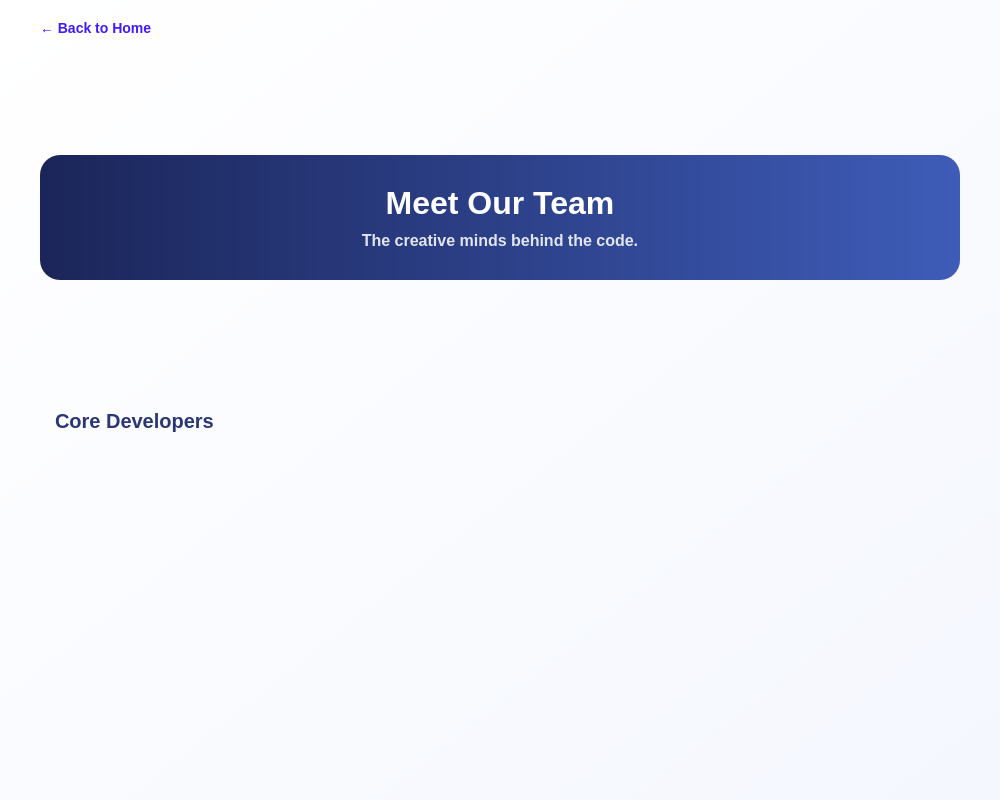
<?xml version="1.0" encoding="UTF-8"?>
<ui version="4.0">
 <class>TeamPage</class>
 <widget class="QWidget" name="TeamPage">
  <property name="geometry">
   <rect>
    <x>0</x>
    <y>0</y>
    <width>1000</width>
    <height>800</height>
   </rect>
  </property>
  <property name="windowTitle">
   <string>Team</string>
  </property>
  <property name="styleSheet">
   <string notr="true">
    QWidget#TeamPage {
        background-color: qlineargradient(spread:pad, x1:0, y1:0, x2:1, y2:1, stop:0 #FFFFFF, stop:1 #F4F7FE);
    }
    
    /* Elegant Header Title */
    QLabel#lblHeaderTitle {
        color: #1B2559;
        font-family: 'Segoe UI', sans-serif;
        font-size: 36px;
        font-weight: 800;
        margin-bottom: 5px;
    }
    
    /* Subtle Subtitle */
    QLabel#lblHeaderSub {
        color: #A3AED0;
        font-family: 'Segoe UI', sans-serif;
        font-size: 16px;
        font-weight: 500;
    }
    
    QPushButton#backButton {
        background-color: transparent;
        color: #4318FF;
        border: none;
        padding: 0px;         /* Removed vertical padding to tighten fit */
        padding-bottom: 2px;  /* Space for the border */
        font-size: 14px;
        font-weight: 600;
        text-align: left;
    }

    QPushButton#backButton:hover {
        color: #1a0b7e;
        border-bottom: 2px solid #1a0b7e; /* 2px is slightly bolder/better visibility */
    }

    QWidget#headerContainer {
        background-color: transparent;
    }

    /* Section Title */
    QLabel#titleLabel {
        color: #2B3674;
        font-size: 20px; 
        font-weight: 700; 
        padding-left: 10px;
    }

    /* Scroll Area Styling */
    QScrollArea {
        border: none;
        background-color: transparent;
    }
    /* Scroll content custom background */
    QWidget#scrollAreaWidgetContents {
        background-color: transparent; 
    }

    QScrollBar:vertical {
        border: none;
        background: #F4F7FE;
        width: 8px;
        margin: 0px 0px 0px 0px;
        border-radius: 4px;
    }
    QScrollBar::handle:vertical {
        background: #C4CEE5;
        min-height: 20px;
        border-radius: 4px;
    }
    QScrollBar::handle:vertical:hover {
        background: #A3AED0;
    }
    QScrollBar::add-line:vertical, QScrollBar::sub-line:vertical {
        height: 0px;
    }
   </string>
  </property>
  <layout class="QVBoxLayout" name="verticalLayout">
   <property name="spacing">
    <number>0</number>
   </property>
   <property name="leftMargin">
    <number>0</number>
   </property>
   <property name="topMargin">
    <number>0</number>
   </property>
   <property name="rightMargin">
    <number>0</number>
   </property>
   <property name="bottomMargin">
    <number>0</number>
   </property>
   
   <!-- Header Section -->
   <item>
    <widget class="QWidget" name="headerContainer" native="true">
     <property name="minimumSize">
      <size>
       <width>0</width>
       <height>220</height>
      </size>
     </property>
     <layout class="QVBoxLayout" name="verticalLayout_Header">
      <property name="leftMargin"><number>40</number></property>
      <property name="rightMargin"><number>40</number></property>
      <property name="topMargin"><number>20</number></property>
      
      <!-- Back Button (Outside Banner) -->
      <item>
        <widget class="QPushButton" name="backButton">
        <property name="text">
        <string>← Back to Home</string>
        </property>
        <property name="cursor">
        <cursorShape>PointingHandCursor</cursorShape>
        </property>
        <property name="sizePolicy">
        <sizepolicy hsizetype="Fixed" vsizetype="Fixed">
            <horstretch>0</horstretch>
            <verstretch>0</verstretch>
        </sizepolicy>
        </property>
        </widget>
      </item>
      
      <item><spacer name="hSpacer1"><property name="orientation"><enum>Qt::Vertical</enum></property><property name="sizeHint" stdset="0"><size><width>10</width><height>15</height></size></property></spacer></item>
      
      <!-- Banner Frame -->
      <item>
        <widget class="QFrame" name="headerBanner">
            <property name="styleSheet">
                <string notr="true">
                    QFrame#headerBanner {
                        background-color: qlineargradient(spread:pad, x1:0, y1:0.5, x2:1, y2:0.5, stop:0 #1B2559, stop:1 #3E5CB8);
                        border-radius: 20px;
                    }
                    QLabel {
                        color: white;
                        background: transparent;
                    }
                </string>
            </property>
            <layout class="QVBoxLayout" name="bannerLayout">
                <property name="topMargin"><number>30</number></property>
                <property name="bottomMargin"><number>30</number></property>
                <property name="spacing"><number>5</number></property>
                
                <item>
                 <widget class="QLabel" name="lblHeaderTitle">
                  <property name="text"><string>Meet Our Team</string></property>
                  <property name="alignment"><set>Qt::AlignCenter</set></property>
                  <property name="styleSheet"><string>font-size: 32px; font-weight: bold; font-family: 'Segoe UI';</string></property>
                 </widget>
                </item>
                
                <item>
                 <widget class="QLabel" name="lblHeaderSub">
                  <property name="text"><string>The creative minds behind the code.</string></property>
                  <property name="alignment"><set>Qt::AlignCenter</set></property>
                  <property name="styleSheet"><string>font-size: 16px; font-weight: 500; color: #E0E5F2;</string></property>
                 </widget>
                </item>
            </layout>
        </widget>
      </item>
      
      <item><spacer name="hSpacer2"><property name="orientation"><enum>Qt::Vertical</enum></property><property name="sizeHint" stdset="0"><size><width>20</width><height>20</height></size></property></spacer></item>
     </layout>
    </widget>
   </item>

   <!-- Main Content -->
   <item>
    <widget class="QWidget" name="bodyContainer" native="true">
     <layout class="QVBoxLayout" name="verticalLayout_Body">
      <property name="leftMargin"><number>40</number></property>
      <property name="rightMargin"><number>40</number></property>
      
      <!-- List Title -->
      <item>
       <widget class="QLabel" name="titleLabel">
        <property name="text"><string>Core Developers</string></property>
        <property name="alignment"><set>Qt::AlignLeft</set></property>
       </widget>
      </item>

      <!-- Scroll Area -->
      <item>
       <widget class="QScrollArea" name="scrollArea">
        <property name="widgetResizable"><bool>true</bool></property>
        <widget class="QWidget" name="scrollAreaWidgetContents">
            <property name="geometry">
                <rect>
                    <x>0</x>
                    <y>0</y>
                    <width>100</width>
                    <height>100</height>
                </rect>
            </property>
        </widget>
       </widget>
      </item>
     </layout>
    </widget>
   </item>
  </layout>
 </widget>
 <resources/>
 <connections/>
</ui>
